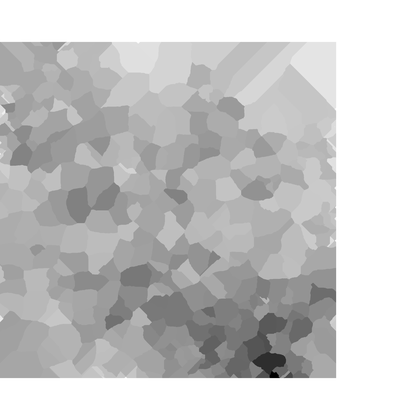
%> input picture QuantitativeImageAnalysis/2021 in vitro outcomes/bGA60all_1/bGA60_3_1103cellprofAutoscaleBIG.png, 420 x 420 px, shrunk from 2304 x 2304 before the run; its folder holds only this picture in this run
$ octave dataSetCellProfilerPatternNewcut.m   (GNU Octave 9; MATLAB toolbox functions it lacks are replaced by stand-ins)
%> lines starting %> are read from the running program, lines starting %| are printed output that depends on the picture
### QuantitativeImageAnalysis/TuringPatterns/calculateQuadtree.m
% Computes the quadree
function [tree, varTree] = calculateQuadtree(network)
%UNTITLED Summary of this function goes here
%   Detailed explanation goes here


d = 1; % FIX THIS
network_size = size(network,1)/d;

ts = [log2(network_size)+1, (network_size)^2];


tree = zeros(ts(1), ts(2));
tree(1,:) =  mean(mean(network));


if(nargout > 1)
    varTree = zeros(ts(1), ts(2));
    varTree(1,:) = sum(sum(network.*network - tree(1,1)*tree(1,1)))/(4*network_size*network_size);
    % divide by 4 for normalization
    % variance of n equally likely values
end


if (network_size == 1)
    return;
end


nsO = size(network,1);

ns = nsO/2;

CI = [1,1; 1,ns+1; ns+1,ns+1; ns+1, 1];


S = (network_size)^2/4;

for i=1:4
    if(nargout > 1)
        [ tree(2:end, 1+S*(i-1):S*i), varTree(2:end, 1+S*(i-1):S*i) ] = calculateQuadtree(network(CI(i,1):CI(i,1)+ns-1, CI(i,2):CI(i,2)+ns-1));
    else
        tree(2:end, 1+S*(i-1):S*i) = calculateQuadtree(network(CI(i,1):CI(i,1)+ns-1, CI(i,2):CI(i,2)+ns-1));
    end
end


return


### QuantitativeImageAnalysis/TuringPatterns/saveARFFTree.m
% fileName : the name of the WEKA file
% treeM : a quadtre
% append is true, then append the tree to the file according to the rff
% representation, i.e. add a line to the arff file
% append is false, create the arff file , write the attributes
% labels: the labels for the tree, e.g. labels = {'Rm', 'Rv'};
% P : pattern types, e.g P = {P, NP}


function saveARFFTree(fileName, treeM, append, labels,P, depth)

    %load('testtree1.mat','tree');
    %treeM = {};
    tree = treeM{1};
	[d, s] = size(tree);
    if(depth > d)
        depth = d;
    end


    %filename = 'Z:\Andre\2021 BETSE Sim Output\Norm111Ex101BETSE1018train_weka32today.arff';
    filename = fileName;

    children = '1234';
    if(~append) % create file
        %filename = arffFile;
        fileID  = fopen(filename, 'w');


        fprintf(fileID, '% information about the pattern \n');


        fprintf(fileID, '@relation pattern-tree\n\n');

        % write the attributes:

        % stack
        myStack = {'1'};
        myStackN = {};

        for di=1:depth
            % pop from the stack
            while(~isempty(myStack))
                base = myStack{1}; % read the first
                myStack(1) = [];  % delete it (pop)

                for l=1:length(labels)
                    fprintf(fileID, [ '@attribute n_' , base , '_',labels{l}, ' real\n']);
                end
                if(di ~= depth)
                    for j=1:4
                        myStackN = [myStackN, [base, children(j)]];
                    end
                end
            end
            myStack = myStackN;
            myStackN = {};
        end

        fprintf(fileID,['@attribute pattern {', P{1}]);
        for i=2:length(P)
            fprintf(fileID,[',' P{i}]);
        end
        fprintf(fileID, '}\n');
        %fprintf(fileID,'@attribute pattern {yes,no}');
        fprintf(fileID,'\n@data\n\n');


    else
        fileID  = fopen(fileName, 'a');

        step = s;
        s1 = length(treeM); %treeM designator

        for di=1:depth
           s2 = s/step;
           psAll = zeros(s1, s2); % number of chanels, number of children in this level
           for mi=1:length(treeM) %treeM designator
                psAll(mi,:) = treeM{mi}(di, 1:step:end); %treeM designator
           end

           for pi=1:s2
               for pj = 1:s1
                    fprintf(fileID, '%f,', psAll(pj,pi));
               end
           end
           step = int16(step/4);
        end
        fprintf(fileID, [P, '\n']);


    end

    fclose(fileID);

end

### QuantitativeImageAnalysis/TuringPatterns/imageTrim.m
    function out = imageTrim(network, k)
[r c w] = size(network);
switch k
    case 1
        d = min([floor(log2(r)),floor(log2(c))]);
        b = 2^d;
        extraR = floor((r-b)/2);
        extraC = floor((c-b)/2);
        out = network((extraR+1):(extraR+b),(extraC+1):(extraC+b),:);
    case 2
        network(1,:,:)=[];
        network(end,:,:)=[];
        network(:,1,:)=[];
        network(:,end,:)=[];
        C=[];
        for jj=1:(c-2)
            if all(network(:,jj,:)==ones(r-2,1,w).*255)
            else
                C=[C jj];
            end
        end
        R=[];
        for ii=1:(r-2)
            if all(network(ii,:,:)==ones(1,c-2,w).*255)
            else
                R=[R ii];
            end
        end
        out = network(R,C,:);
        % We need images to be at least 32 by 32 to have depth 5 quadtrees:
        if length(R)<32
            out=[out;uint8(ones(32-length(R),length(C),w).*255)];
        end
        if length(C)<32
            out=[out,uint8(ones(size(out,1),32-length(C),w).*255)];
        end
        out=squareMean(out);
end
end

### QuantitativeImageAnalysis/TuringPatterns/squareMean.m
function out=squareMean(network, d)
[r c w] = size(network);
dr=floor(log2(r));
br=2^dr;
dc=floor(log2(c));
bc=2^dc;
if nargin==1
    d = min([floor(log2(r)),floor(log2(c))]);
end
b=2^d;
ii=1;
while 1
    if r==br
        break
    end
    temp=network(ii:(ii+1),:,:);
    if ii==1
        network=vertcat(mean(temp),network(((ii+2):end),:,:));
    else
        network=vertcat(network(1:(ii-1),:,:),mean(temp), ...
            network((ii+2):end,:,:));
    end
    [r c w] = size(network);
    if r==br;
        break
    end
    temp=network((end-ii):(end-ii+1),:,:);
    if ii==1
        network=vertcat(network(1:(end-ii-1),:,:),mean(temp));
    else
        network=vertcat(network(1:(end-ii-1),:,:),mean(temp), ...
            network((end-ii+2):end,:,:));
    end
    [r c w] = size(network);
    if r==br;
        break
    end
    ii=ii+1;
end
jj=1;
while 1
    if c==bc
        break
    end
    temp=network(:,jj:(jj+1),:);
    if jj==1
        network=horzcat(mean(temp,2),network(:,(jj+2):end,:));
    else
        network=horzcat(network(:,1:(jj-1),:),mean(temp,2), ...
            network(:,(jj+2):end,:));
    end
    [r c w] = size(network);
    if c==bc;
        break
    end
    temp=network(:,(end-jj):(end-jj+1),:);
    if jj==1
        network=horzcat(network(:,1:(end-jj-1),:),mean(temp,2));
    else
        network=horzcat(network(:,1:(end-jj-1),:),mean(temp,2), ...
            network(:,(end-jj+2):end,:));
    end
    [r c w] = size(network);
    if c==bc;
        break
    end
    jj=jj+1;
end
while r~=b
    temp=[];
    for ii=1:r/2
        temp=uint8([temp;mean(network(ii*2-1:ii*2,:,:))]);
    end
    network=temp;
    [r c w] = size(network);
end
while c~=b
    temp=[];
    for jj=1:c/2
        temp=uint8([temp,mean(network(:,jj*2-1:jj,:),2)]);
    end
    network=temp;
    [r c w] = size(network);
end
out=network;
end

### QuantitativeImageAnalysis/TuringPatterns/make32.m
function out=make32(network)
[r c w]=size(network);
if r==32 && c==32
    out=network;
else
    d=log2(r);
    D=2^(d-5);
    temp1=[];
    for ii=0:31
        temp=network((D*ii+1):(D*(ii+1)),:,:);
        temp1=uint8([temp1;mean(temp)]);
    end
    out=[];
    for jj=0:31
        temp=temp1(:,(D*jj+1):(D*(jj+1)),:);
        out=uint8([out,mean(temp,2)]);
    end
end
end

### QuantitativeImageAnalysis/TuringPatterns/dataSetCellProfilerPatternNewcut.m

% GENERATING DATA SETS FROM THE SIMPLE TURING SYSTEM:
%
close all;

% turing pattern dataset

folderName = 'Z:\Andre\2021 BETSE Sim Output\Norm59';
mkdir(folderName);
folderName = [folderName, 'Ex49BETSE'];
mkdir(folderName);


arffFile = [folderName, '498train_weka32today.arff']; % THE WEKA FILE
% arffFile = [folderName, 'test_weka32.arff']; % THE WEKA FILE
filename = 'Z:/Andre/2021 BETSE Output/Norm59/498train_weka32today.arff';

PatternTypes = {'P', 'NP'}; % For the weka you can use any number of pattern types, we use 2. Initialize the pattern names here.
% P : pattern, NP: nopattern


% patternSize
patternSize = 32; % A 32x32 grid will be used.
labels = {'RED'}; % Rm : stands for Red mean,
                 % Rv : stands for Red variance, (these labels have to be same as in the TSSL model checker)

depth = 5; % The depth of the quad tree, (if you are going to change, make sure the matlab model checker still works.)
saveImages = 1; % True: saves the images in folder "folderName/Images32new"


% [12 lines of commented-out code are left out]
A = rand(patternSize);
tree = cell(1);
tree{1} = calculateQuadtree(A);
%tree{1} = tree{1}/tree{1}(1,1);

saveARFFTree(arffFile, tree, 0, labels, PatternTypes, depth);

% [7 lines of commented-out code are left out]

positiveimagefolder1 = 'Z:\Andre\2021 in vitro outcomes\bGA60all_1';
listing = dir(positiveimagefolder1);
len=length(listing);
ind = [];
for ii = 1:len
    names=listing(ii).name;
    if length(names)>=5 && all(names((end-2):end)=='png')
        ind=[ind ii];
    end
end

listing = listing(ind);
len= length(listing);
posimageset1 = zeros(1,len);
for ii=1:len
    names = listing(ii).name;
    pos1filename = fullfile(positiveimagefolder1,names);
    posdata1=imread(pos1filename);
%> posdata1 is the input picture: size 420x420x3 uint8; min 0, max 255, mean 200
    posdata1=imageTrim(posdata1,2);
%> after the loop in imageTrim, `for jj=1:(c-2)`: C = 337 values from 1 to 338
%> after the loop in imageTrim, `for ii=1:(r-2)`: R = 341 values from 39 to 380
%> in imageTrim, `out = network(R,C,:);`:
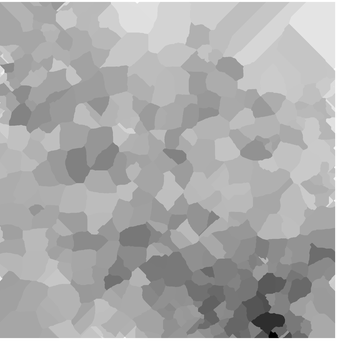
%> out: size 341x337x3 uint8; min 0, max 255, mean 170.8
%> the loop in squareMean, `while 1` made 43 passes
%> pass 2, in squareMean, `network=vertcat(network(1:(end-ii-1),:,:),mean(temp), network((end-ii+..`:
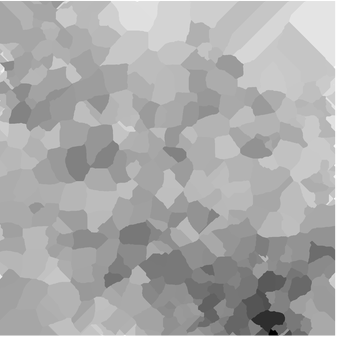
%> network: size 337x337x3 uint8; min 0, max 255, mean 170.1
%> after the loop in squareMean, `while 1`:
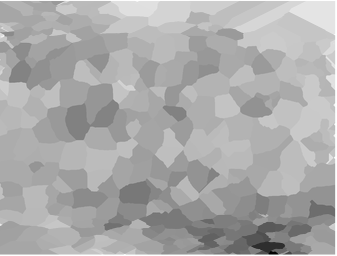
%> network: size 256x337x3 uint8; min 0, max 255, mean 170.4
%> after the loop in squareMean, `while 1`: ii = 43
%> after the loop in squareMean, `while 1`:
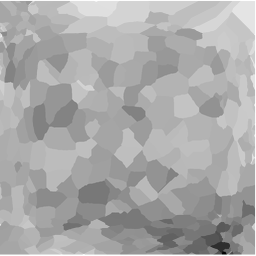
%> network: size 256x256x3 uint8; min 1, max 255, mean 169.3
%> after the loop in squareMean, `while 1`: jj = 41
    posdata1=make32(posdata1);
%> after the loop in make32, `for ii=0:31`:
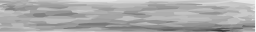
%> temp1: size 32x256x3 uint8; min 53, max 253, mean 169.4
%> after the loop in make32, `for jj=0:31`:
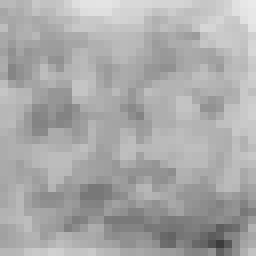
%> out: size 32x32x3 uint8 (shown 8 times larger); min 60, max 234, mean 169.4
    posdata1=double(posdata1(:,:,1));
%> posdata1: size 32x32 double
    posdata1=posdata1./max(max(posdata1));
    tree{1} = calculateQuadtree(posdata1);
    saveARFFTree(arffFile, tree, 1, labels, 'P', depth);
%> the loop in saveARFFTree (call 2), `for di=1:depth` made 5 passes
%> (s2, step) on passes 1 to 5: (1, 256), (4, 64), (16, 16), (64, 4), (256, 1)
end

negativeimagefolder1 = 'Z:\Andre\2021 in vitro outcomes\Ctrlall_1';
listing = dir(negativeimagefolder1);
len=length(listing);
ind = [];
for ii = 1:len
    names=listing(ii).name;
    if length(names)>=5 && all(names((end-2):end)=='png')
        ind=[ind ii];
    end
end

listing = listing(ind);
len= length(listing);
negimageset1 = zeros(1,len);
for ii=1:len
    names = listing(ii).name;
    neg1filename = fullfile(negativeimagefolder1,names);
    negdata1=imread(neg1filename);
    negdata1=imageTrim(negdata1,2);
    negdata1=make32(negdata1);
    negdata1=double(negdata1(:,:,1));
    negdata1=negdata1./max(max(negdata1));
    tree{1} = calculateQuadtree(negdata1);
    saveARFFTree(arffFile, tree, 1, labels, 'NP', depth);
end

negativeimagefolder2 = 'Z:\Andre\2021 in vito outcomes\bGA10all_1';
listing = dir(negativeimagefolder2);
len=length(listing);
ind = [];
for ii = 1:len
    names=listing(ii).name;
    if length(names)>=5 && all(names((end-2):end)=='png')
        ind=[ind ii];
    end
end

listing = listing(ind);
len= length(listing);
negimageset2 = zeros(1,len);
for ii=1:len
    names = listing(ii).name;
    neg2filename = fullfile(negativeimagefolder2,names);
    negdata2=imread(neg2filename);
    negdata2=imageTrim(negdata2,2);
    negdata2=make32(negdata2);
    negdata2=double(negdata2(:,:,1));
    negdata2=negdata2./max(max(negdata2));
    tree{1} = calculateQuadtree(negdata2);
    saveARFFTree(arffFile, tree, 1, labels, 'NP', depth);
end

negativeimagefolder3 = 'Z:\Andre\2021 BETSE Sim Output\K10all_1';
listing = dir(negativeimagefolder3);
len=length(listing);
ind = [];
for ii = 1:len
    names=listing(ii).name;
    if length(names)>=5 && all(names((end-2):end)=='png')
        ind=[ind ii];
    end
end

listing = listing(ind);
len= length(listing);
negimageset3 = zeros(1,len);
for ii=1:len
    names = listing(ii).name;
    neg3filename = fullfile(negativeimagefolder3,names);
    negdata3=imread(neg3filename);
    negdata3=imageTrim(negdata3,2);
    negdata3=make32(negdata3);
    negdata3=double(negdata3(:,:,1));
    negdata3=negdata3./max(max(negdata3));
    tree{1} = calculateQuadtree(negdata3);
    saveARFFTree(arffFile, tree, 1, labels, 'NP', depth);
end

negativeimagefolder4 = 'Z:\Andre\2021 BETSE Sim Output\K20all_1';
listing = dir(negativeimagefolder4);
len=length(listing);
ind = [];
for ii = 1:len
    names=listing(ii).name;
    if length(names)>=5 && all(names((end-2):end)=='png')
        ind=[ind ii];
    end
end

listing = listing(ind);
len= length(listing);
negimageset4 = zeros(1,len);
for ii=1:len
    names = listing(ii).name;
    neg4filename = fullfile(negativeimagefolder4,names);
    negdata4=imread(neg4filename);
    negdata4 = imrotate(negdata4,90,'bilinear','crop');
    negdata4=imageTrim(negdata4,2);
    negdata4=make32(negdata4);
    negdata4=double(negdata4(:,:,1));
    negdata4=negdata4./max(max(negdata4));
    tree{1} = calculateQuadtree(negdata4);
    saveARFFTree(arffFile, tree, 1, labels, 'NP', depth);
end

% [26 lines of commented-out code are left out]
